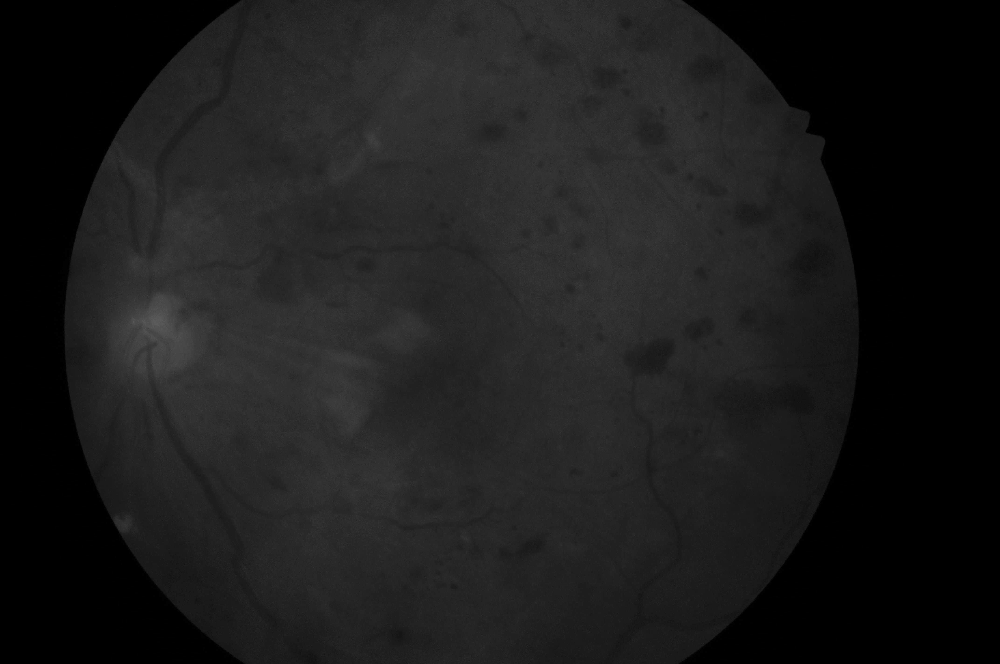
#> input picture Grayscale_preprocess/grayscale.png, 1000 x 664 px, shrunk from 4288 x 2848 before the run, found by its file name
$ python prenorm.py
#> lines starting #> are read from the running program, lines starting #| are printed output that depends on the picture
#> further down, im is the input picture: PIL image 1000x664 LA; mean R, G, B, A 27.2, 27.2, 27.2, 255
from PIL import Image
import numpy as np

def prenorm(im):
	pix = im.load()
	n_C = int(len(pix[0,0]))
#> n_C = 2
	max_C = np.zeros(n_C,dtype=int)
#> max_C = [0, 0]
	p = np.zeros(n_C,dtype=int)
#> p = [0, 0]
	for i in range(0, im.size[0]):
		for j in range(0, im.size[1]):
			for c in range(0, n_C):
				if max_C[c] < pix[i,j][c]:
					max_C[c] = pix[i,j][c]
#> after the loop, max_C = [92, 255]
	for i in range(0, im.size[0]):
		for j in range(0, im.size[1]):
			for c in range(0, n_C):
				p[c] = int(pix[i,j][c]/max_C[c]*255)
			pix[i,j] = tuple(p)
#> after the loop, p = [0, 255]
	return im

if __name__ == '__main__':

	im = Image.open("grayscale.png")
	prenorm(im)
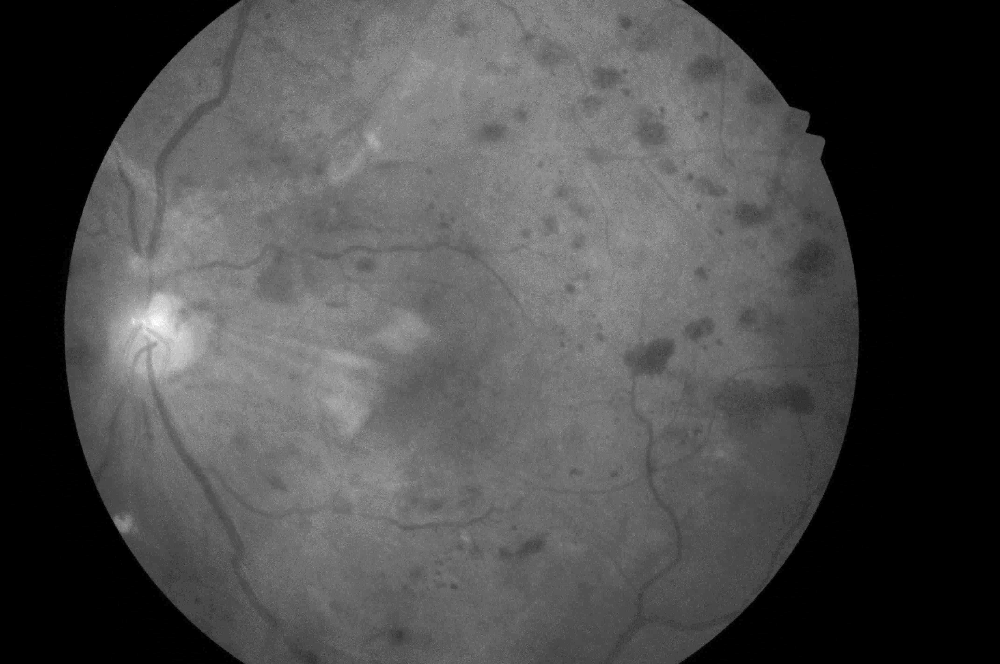
#> im: PIL image 1000x664 LA; mean R, G, B, A 75, 75, 75, 255
	im.save("filtered.png")
